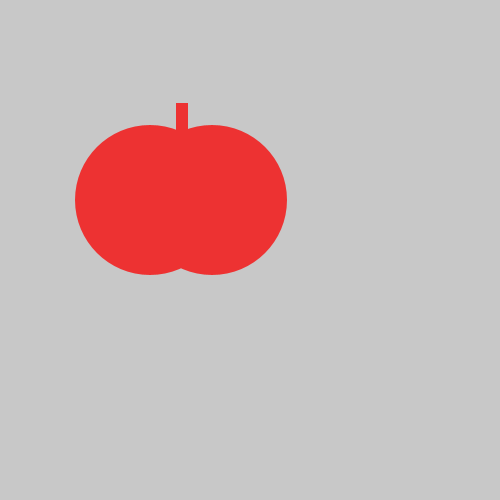
Frame 1 (no input)
Frame 60 (the mouse pressed at the canvas centre just before this capture): identical to frame 1, image omitted
Frame 120 (the mouse held since frame 60 and released just before this capture): identical to frame 1, image omitted

The Processing sketch that drew this single still picture (run headless with seeded random() and noise(); from frame 60 on, the mouse is pressed at the canvas centre):

// Processing sketch: tasty_tomato
// ── tasty_tomato.pde
void setup() {
    size(500, 500);
}
void draw() {
    background(200, 200, 200);
    noStroke();
    fill(#ED3232);
    ellipse(150, 200, 150, 150);
    ellipse(212, 200, 150, 150);
    rect(176, 103, 12, 32);
    
}
